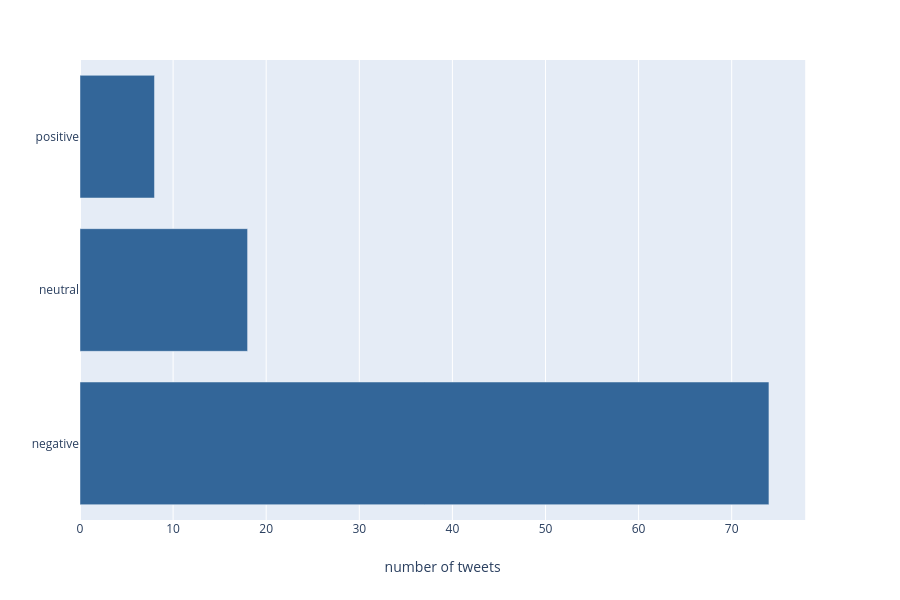

Notebook source saved alongside this figure:
### Code cell
import plotly.express as px

fig = px.bar(tweets_df.groupby('airline_sentiment')[['prob']].count().reset_index(), 
             x="prob", y="airline_sentiment", orientation="h")
fig.update_layout(xaxis_title={'text': 'number of tweets'},
                  yaxis_title={'text': None})
fig.update_traces(marker_color='rgb(51, 102, 153)')

### Figure 1 — Plotly figure (JSON) as saved in the notebook; plotly's stock layout.template omitted (floating-point values rounded to 4 significant figures)
{"data": [{"alignmentgroup": "True", "hoverlabel": {"namelength": 0}, "hovertemplate": "prob=%{x}<br>airline_sentiment=%{y}", "legendgroup": "", "marker": {"color": "rgb(51, 102, 153)"}, "name": "", "offsetgroup": "", "orientation": "h", "showlegend": false, "textposition": "auto", "type": "bar", "x": [74, 18, 8], "xaxis": "x", "y": ["negative", "neutral", "positive"], "yaxis": "y"}], "layout": {"barmode": "relative", "height": 600, "legend": {"tracegroupgap": 0}, "margin": {"t": 60}, "xaxis": {"anchor": "y", "domain": [0, 0.98], "title": {"text": "number of tweets"}}, "yaxis": {"anchor": "x", "domain": [0, 1], "title": {}}}}
